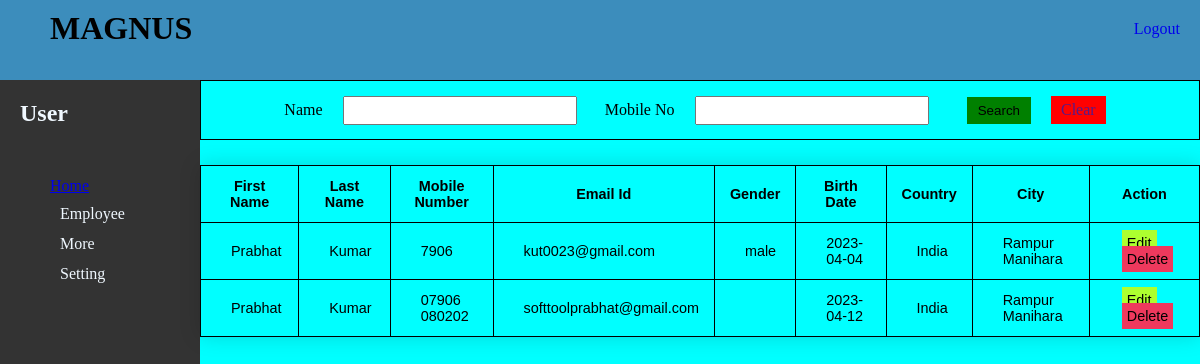
The page /search.php (signed in) on the database as committed earlier.
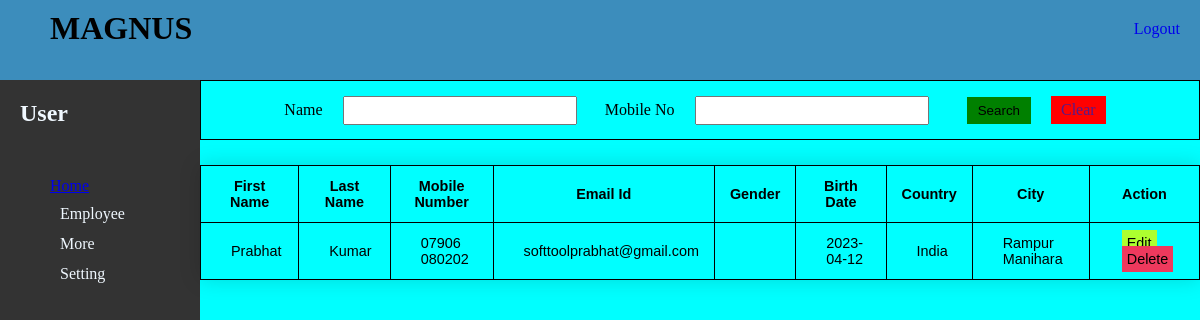
The same page on the database as committed later.
### tables this page shows
CREATE TABLE `employee` (
  `first_name` varchar(20) NOT NULL,
  `last_name` varchar(20) NOT NULL,
  `email` varchar(30) NOT NULL,
  `mobile_no` varchar(12) NOT NULL,
  `dob` date NOT NULL,
  `gender` varchar(6) NOT NULL,
  `address` text NOT NULL,
  `country` varchar(15) NOT NULL,
  `city` varchar(15) NOT NULL,
  `skills` text NOT NULL
);

### search.php (the view, shortened to what this page needs)
<?php
if(!isset($_SESSION['loggedin']) || $_SESSION['loggedin']!=true){
  header("location: login.php");
  exit;
}
else{
  include 'connect.php';
  $sql = "SELECT * FROM `employee`";
  $result = mysqli_query($conn, $sql);
}
?>
<!DOCTYPE html>
<html lang="en">
  <head>
    <link rel="stylesheet" href="style/style.css" />
    <link rel="stylesheet" href="style/search.css" />
  </head>
  <body>
    <div class="container">
      <div class="header">
        <h1>MAGNUS</h1>
        <a id="logout" href="/Project/logout.php">Logout</a>
      </div>
      <div class="main">
        <?php include 'side.php';?>
        <div class="contant">
          <div class="search">
            <form action="search.php" method="post">
              <div class="input">
                <label for="name">Name</label>
                <input name="name"type="text" />
              </div>
              <div class="input">
                <label for="name">Mobile No</label>
                <input name="number" type="text" />
              </div>
              <div class="input">
              <button type="submit" class="sear" style="background-color: green; border: 1px solid transparent">Search</button>
              <a href="" class="sear"  style="background-color: red;">Clear</a>
              </div>
            </form>
          </div>
          <table class="styled-table">
            <tr>
              <th>First Name</th>
              <th>Last Name</th>
              <th>Mobile Number</th>
              <th>Email Id</th>
              <th>Gender</th>
              <th>Birth Date</th>
              <th>Country</th>
              <th>City</th>
              <th>Action</th>
            </tr>
            <?php
                while($row = mysqli_fetch_assoc($result)){
                  echo "<tr " . 'class="active-row"' .">";
                  echo "<td>" . $f_name = $row['first_name'];
                  echo "<td>" . $l_name = $row['last_name'];
                  echo "<td>" . $no = $row['mobile_no'];
                  echo "<td>" . $em = $row['email'];
                  echo "<td>" . $gen = $row['gender'];
                  echo "<td>" . $dob = $row['dob'];
                  echo "<td>" . $con = $row['country'];
                  echo "<td>" . $city = $row['city'];
                  echo '<td id="action">
                  <a class="action" href="/Project/edit.php?'. 'email='.$em . '" style="background-color: greenyellow;">Edit</a>
                  <a class="action" href="/Project/delete.php?' .'email=' .$em .'" style="background-color: rgb(238, 57, 93);">Delete</a>
                  </td>';
                  echo "</tr>";
                }
            ?>
          </table>
        </div>
      </div>
    </div>
  </body>
</html>

### side.php
<?php
echo '<div class="sidebar">
<div class="user">
  <h2>User</h2>
</div>
<ul class="side">
  <li id="home">
    <li class="sublist"> <a href="index.php">Home</a></li>
  </li>
  <li>
    <div class="trans">
      <div class="coll-menu">Employee</div>
      <ul class="list">
        <li class="sublist"> <a href="create_employee.php">Creat</a></li>
        <li class="sublist"> <a href="search.php">Search</a></li>
      </ul>
    </div>
  </li>
  <li>
    <div class="trans">
      <div class="coll-menu">More</div>
      <ul class="list">
        <li class="sublist"><a href="tabs.php">Multiple Tabs</a></li>
        <li class="sublist"><a href="menu.php">Menu</a></li>
        <li class="sublist"><a href="autocomplete.php">Autocomplete</a></li>
        <li class="sublist"><a href="collaps.php">Collapsible Content</a></li>
        <li class="sublist"><a href="image.php">Images</a></li>
        <li class="sublist"><a href="slider.php">Slider</a></li>
        <li class="sublist"><a href="tooltips.php">Tooltips</a></li>
        <li class="sublist"><a href="popups.php">Popups</a></li>
        <li class="sublist"><a href="links.php">Links</a></li>
        <li class="sublist"><a href="css_properties.php">CSS Properties</a></li>
        <li class="sublist"><a href="iframe.php">iFrames</a></li>
      </ul>
    </div>
  </li>
  <li>
    <div class="trans">
      Setting
      <ul class="list">
      </ul>
    </div>
  </li>
</ul>
</div>';
?>

### style/style.css (style rules this page uses)
* { margin: 0px; padding: 0px; }
#logout { position: absolute; left: 100; right: 0; margin-top: 20px; margin-right: 20px; text-decoration: none; }
body { display: flex; justify-content: center; align-items: center; }
.container { width: 100%; height: 100vh; }
.coll-menu, #home { cursor: pointer; }
.header { background-color: #3c8dbc; display: flex; width: 100%; height: 10%; }
.header h1 { width: fit-content; font-weight: 700; margin-top: 10px; margin-left: 50px; }
.main { display: flex; height: 90%; }
.sidebar { background-color: #333; color: aliceblue; width: 20%; height: 100%; }
#home { margin: 10px; }
.contant { background-color: aqua; width: 80%; height: 100%; }
.side { margin-left: 50px; margin-top: 50px; list-style: none; }
.user { margin-top: 20px; margin-left: 20px; }
.trans { margin: 10px; }
.sublist { list-style: none; }

### style/search.css (style rules this page uses)
.contant { display: flex; flex-direction: column; width: 100%; }
.search { display: flex; flex-direction: row; border: 1px solid black; padding: 10px 10px; justify-content: space-around; }
.input { display: flex; justify-content: center; align-items: center; }
.input input { height: 25px; width: 230px; margin-left: 20px; outline: none; }
.input .sear { text-decoration: none; padding: 5px 10px; margin: 5px 10px; }
.styled-table { border-collapse: collapse; margin: 25px 0; font-size: 0.9em; font-family: sans-serif; min-width: 400px; box-shadow: 0 0 20px rgba(0, 0, 0, 0.15); }
.styled-table th, .styled-table td { padding: 12px 15px; border: 1px solid black; }
.active-row td { padding-left: 30px ; border: 1px solid black; }
form { display: flex; justify-content: space-between; width: 85%; }
#action .action { text-decoration: none; padding: 5px 5px; text-align: center; color: black; margin: 2px; }

Rows that differ between the two databases and show on the page:
removed employee: first_name "Prabhat", last_name "Kumar", mobile_no "7906", email "kut0023@gmail.com", gender "male", dob "2023-04-04", country "India", city "Rampur Manihara"
